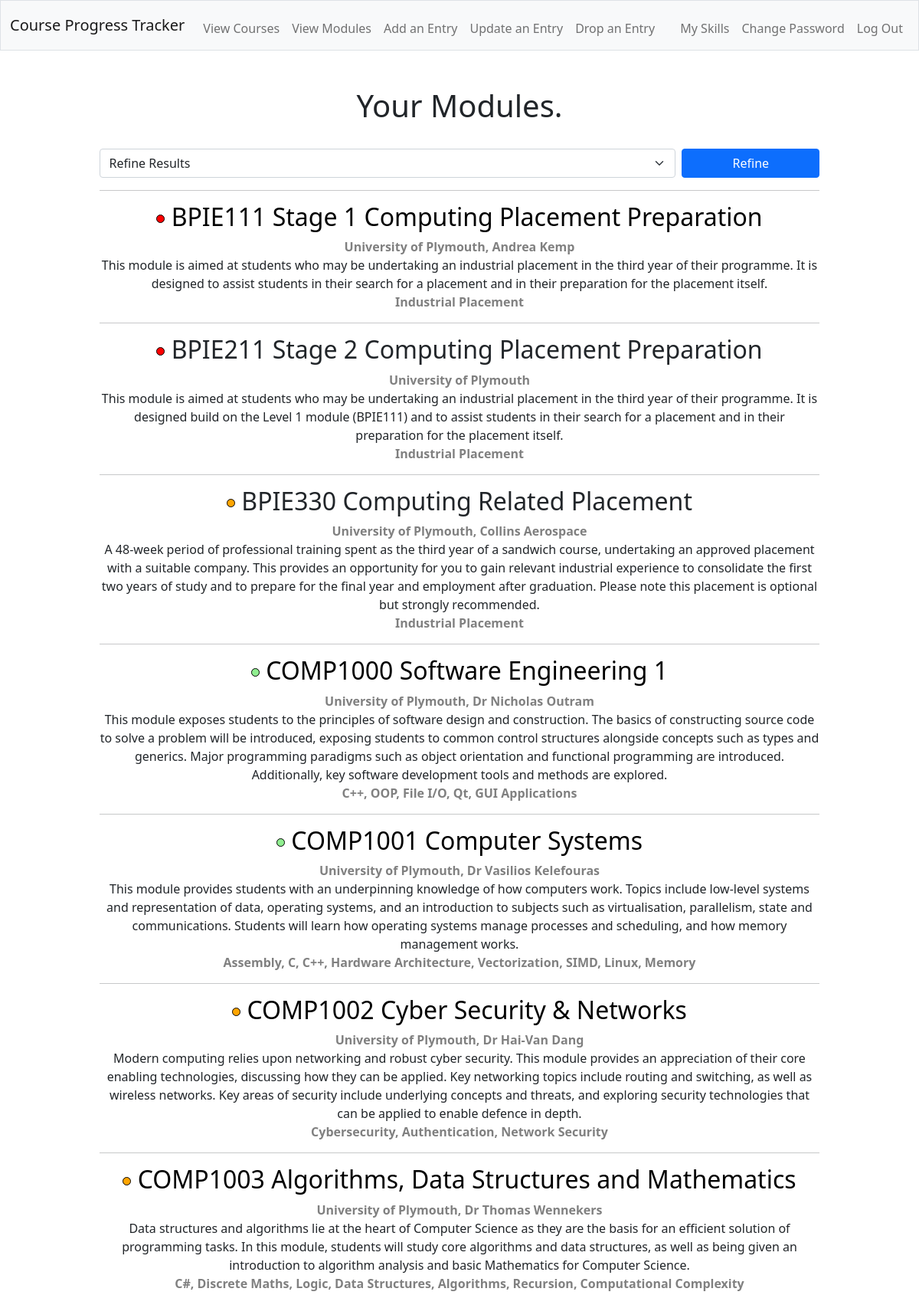
Screenshot of /modules (signed in, upper part) with the database file from the repository.
### tables this page shows
CREATE TABLE "courses" (id INTEGER, user_id INTEGER NOT NULL, name TEXT NOT NULL UNIQUE, url TEXT, topics TEXT NOT NULL, desc TEXT NOT NULL, provider TEXT NOT NULL, is_complete INTEGER NOT NULL, is_course BOOL NOT NULL, PRIMARY KEY(id));

### app.py (the view)
@app.route("/modules", methods=["GET", "POST"])
@login_required
def modules():
    if request.method == "POST" and request.form.get("sort_index"):
        sort_index = request.form.get("sort_index")
        match sort_index:
            case "provider":
                modules = db.execute(
                    "SELECT * FROM courses WHERE user_id = ? AND is_course = false ORDER BY provider, name",
                    (session["user_id"],)
                )
            case "completed":
                modules = db.execute(
                    "SELECT * FROM courses WHERE user_id = ? AND is_course = false ORDER BY is_complete DESC, name",
                    (session["user_id"],)
                )
            case "inProgress":
                modules = db.execute(
                    "SELECT * FROM courses WHERE user_id = ? AND is_course = false ORDER BY CASE is_complete WHEN 1 THEN 1 WHEN 2 THEN 2 WHEN 0 THEN 3 END, name",
                    (session["user_id"],)
                )
            case "incomplete":
                modules = db.execute(
                    "SELECT * FROM courses WHERE user_id = ? AND is_course = false ORDER BY is_complete ASC, name",
                    (session["user_id"],)
                )
            case "onlyCompleted":
                modules = db.execute(
                    "SELECT * FROM courses WHERE user_id = ? AND is_course = false AND is_complete = 2 ORDER BY name",
                    (session["user_id"],)
                )
            case "hideCompleted":
                modules = db.execute(
                    "SELECT * FROM courses WHERE user_id = ? AND is_course = false AND is_complete != 2 ORDER BY name",
                    (session["user_id"],)
                )
            case _: # name or anything else
                modules = db.execute(
                    "SELECT * FROM courses WHERE user_id = ? AND is_course = false ORDER BY name",
                    (session["user_id"],)
                )
    else:
        modules = db.execute(
            "SELECT * FROM courses WHERE user_id = ? AND is_course = false ORDER BY name",
            (session["user_id"],)
        )
    modules = modules.fetchall()
    if len(modules) == 0:
        return render_template("empty.html", type="modules", action="display")
    return render_template("index.html", courses=modules, type="Modules")

### app.py (called while the page is built)
@app.after_request
def after_request(response):
    response.headers["Cache-Control"] = "no-cache, no-store, must-revalidate"
    response.headers["Expires"] = 0
    response.headers["Pragma"] = "no-cache"
    return response

### helpers.py (called while the page is built)
def login_required(f):
    @wraps(f)
    def decorated_function(*args, **kwargs):
        if session.get("user_id") is None:
            return redirect("/login")
        return f(*args, **kwargs)
    return decorated_function

### templates/index.html (shortened to what this page needs)
{% extends "layout.html" %}
{% block main %}
    <h1>Your {{ type }}.</h1>
    <br>
    <div class="course">
        {% if type == "Courses" %}
        <form action="/" method="post">
        {% else %}
        <form action="/modules" method="post">
        {% endif %}
            <div class="mb-3 d-flex justify-content-between align-items-center">
                <select class="form-select flex-grow-1 me-2" name="sort_index">
                    <option selected disabled hidden>Refine Results</option>
                </select>
                <button class="btn btn-primary flex-grow-1" type="submit">Refine</button> <br>
            </div>
        </form>
        <hr>
    </div>
    {% for course in courses %}
        <div class="course">
            <h2>
                {% if course[7] == 2 %}
                    <span class="green dot"></span>
                {% elif course[7] == 1 %}
                    <span class="amber dot"></span>
                {% else %}
                    <span class="red dot"></span>
                {% endif %}
                {% if course[3] %}
                    <a href="{{ course[3] }}" target="_blank">{{ course[2] }}</a>
                {% else %}
                    {{ course[2] }}
                {% endif %}
            </h2>
            <aside>{{ course[6] }}</aside>
            <p>
                {{ course[5] }} <br>
                <aside>{{ course[4] }}</aside>
            </p>
            {% if not loop.last %}
            <hr>
            {% endif %}
        </div>
    {% endfor %}
{% endblock %}

### static/style.css (style rules this page uses)
body { display: flex; flex-direction: column; min-height: 100vh; }
p, aside { margin: 0; }
h2 > a { text-decoration: none; color: black; }
.course aside { font-weight: bold; color: grey; }
hr { margin: 15px auto; }
.dot { height: 11px; width: 11px; border: 1px solid black; border-radius: 50%; display: inline-block; position: relative; bottom: 4px; }
.green { background-color: lightgreen; }
.amber { background-color: orange; }
.red { background-color: red; }
.course { width: 80%; margin: 0 auto; }
select { max-width: 80%; }
input, select { min-width: 80%; }

### rows the page displays
courses: is_complete 0 (drawn), name "BPIE111 Stage 1 Computing Placement Preparation", provider "University of Plymouth, Andrea Kemp", desc "This module is aimed at students who may be undertaking an industrial placement in the third year of their programme. It is designed to assist students in their search for a placement and in their preparation for the placement itself.", topics "Industrial Placement"
courses: is_complete 0 (drawn), name "BPIE211 Stage 2 Computing Placement Preparation", provider "University of Plymouth", desc "This module is aimed at students who may be undertaking an industrial placement in the third year of their programme. It is designed build on the Level 1 module (BPIE111) and to assist students in their search for a placement and in their preparation for the placement itself.", topics "Industrial Placement"
courses: is_complete 1 (drawn), name "BPIE330 Computing Related Placement", provider "University of Plymouth, Collins Aerospace", desc "A 48-week period of professional training spent as the third year of a sandwich course, undertaking an approved placement with a suitable company. This provides an opportunity for you to gain relevant industrial experience to consolidate the first two years of study and to prepare for the final year and employment after graduation. Please note this placement is optional but strongly recommended.", topics "Industrial Placement"
courses: is_complete 2 (drawn), name "COMP1000 Software Engineering 1", provider "University of Plymouth, Dr Nicholas Outram", desc "This module exposes students to the principles of software design and construction. The basics of constructing source code to solve a problem will be introduced, exposing students to common control structures alongside concepts such as types and generics. Major programming paradigms such as object orientation and functional programming are introduced. Additionally, key software development tools and methods are explored.", topics "C++, OOP, File I/O, Qt, GUI Applications"
courses: is_complete 2 (drawn), name "COMP1001 Computer Systems", provider "University of Plymouth, Dr Vasilios Kelefouras", desc "This module provides students with an underpinning knowledge of how computers work. Topics include low-level systems and representation of data, operating systems, and an introduction to subjects such as virtualisation, parallelism, state and communications. Students will learn how operating systems manage processes and scheduling, and how memory management works.", topics "Assembly, C, C++, Hardware Architecture, Vectorization, SIMD, Linux, Memory"
courses: is_complete 1 (drawn), name "COMP1002 Cyber Security & Networks", provider "University of Plymouth, Dr Hai-Van Dang", desc "Modern computing relies upon networking and robust cyber security. This module provides an appreciation of their core enabling technologies, discussing how they can be applied. Key networking topics include routing and switching, as well as wireless networks. Key areas of security include underlying concepts and threats, and exploring security technologies that can be applied to enable defence in depth.", topics "Cybersecurity, Authentication, Network Security"
courses: is_complete 1 (drawn), name "COMP1003 Algorithms, Data Structures and Mathematics", provider "University of Plymouth, Dr Thomas Wennekers", desc "Data structures and algorithms lie at the heart of Computer Science as they are the basis for an efficient solution of programming tasks. In this module, students will study core algorithms and data structures, as well as being given an introduction to algorithm analysis and basic Mathematics for Computer Science.", topics "C#, Discrete Maths, Logic, Data Structures, Algorithms, Recursion, Computational Complexity"

### other values shown
{{ type }} "Modules"
